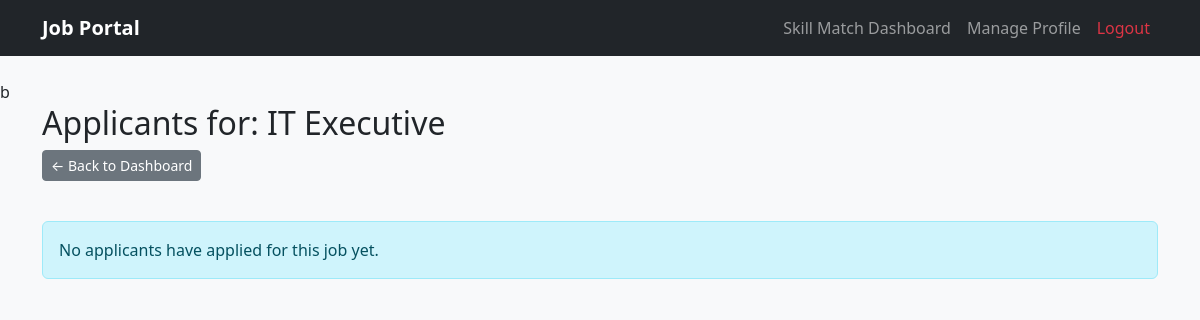
/job/applicants/3/ (signed in), run on an earlier commit of the app's database.
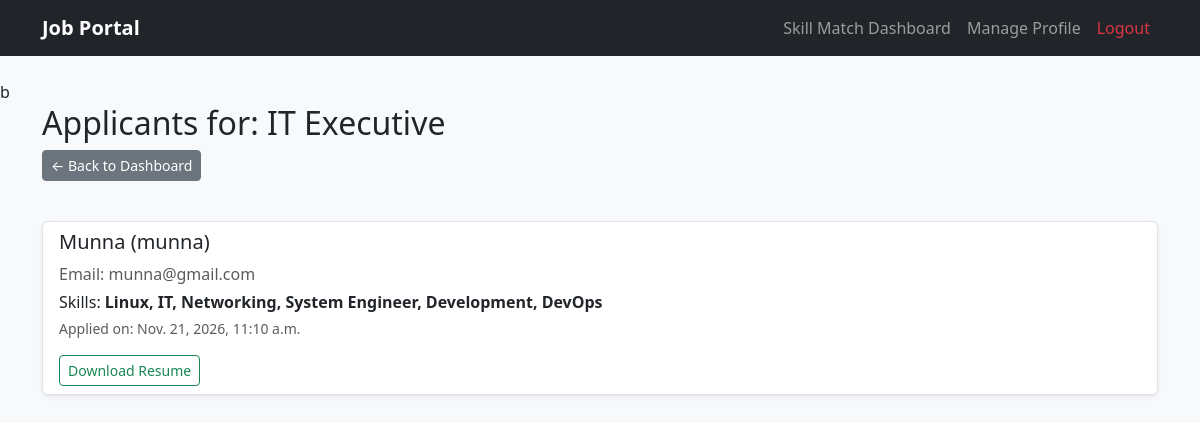
And on a later commit of the database.
### Job_Portal/models.py (models this page shows, shortened)
class JobApplication(models.Model):
    job = models.ForeignKey(Job, on_delete=models.CASCADE, related_name='applications')
    jobseeker = models.ForeignKey(User, on_delete=models.CASCADE, related_name='applications')
    applied_at = models.DateTimeField(auto_now_add=True)

class UserProfile(models.Model):
  USER_TYPES = [
      ('jobseeker', 'Jobseeker'),
      ('recruiter', 'Recruiter'),
  ]
  user = models.OneToOneField(User, on_delete=models.CASCADE)
  user_type = models.CharField(max_length=20, choices=USER_TYPES, default='jobseeker')
  display_name = models.CharField(max_length=100, blank=True, null=True)
  profile_picture = models.ImageField(
      upload_to='profiles/', blank=True, null=True
  )
  phone_number = models.CharField(max_length=20, blank=True, null=True)
  location = models.CharField(max_length=100, blank=True, null=True)
  website = models.URLField(blank=True, null=True)
  bio = models.TextField(blank=True, null=True)
  company_info = models.TextField(blank=True, null=True)
  skills_set = models.TextField(blank=True, null=True)
  resume = models.FileField(upload_to='resumes/', blank=True, null=True)

### Job_Portal/views.py (the view)
# urls.py: path('job/applicants/<int:job_id>/', views.job_applicants_view, name='job_applicants'),
@login_required
def job_applicants_view(request, job_id):
    job = get_object_or_404(Job, id=job_id, recruiter=request.user)
    applications = JobApplication.objects.filter(job=job)
    return render(request, 'job_applicants.html', {'job': job, 'applications': applications})

### templates/job_applicants.html
{% extends 'base.html' %}
{% block content %}
<div class="row">
    <div class="col-md-12 mb-4">
        <h2>Applicants for: {{ job.title }}</h2>
        <a href="{% url 'dashboard' %}" class="btn btn-sm btn-secondary mb-3">&larr; Back to Dashboard</a>
    </div>
    <div class="col-md-12">
        <div class="list-group">
            {% for app in applications %}
                <div class="list-group-item mb-3 shadow-sm">
                    <h5>{{ app.jobseeker.userprofile.display_name }} ({{ app.jobseeker.username }})</h5>
                    <p class="mb-1 text-muted">Email: {{ app.jobseeker.email }}</p>
                    <p class="mb-1">Skills: <strong>{{ app.jobseeker.userprofile.skills_set }}</strong></p>
                    <p class="text-muted small">Applied on: {{ app.applied_at }}</p>
                    {% if app.jobseeker.userprofile.resume %}
                        <a href="{{ app.jobseeker.userprofile.resume.url }}" class="btn btn-sm btn-outline-success" target="_blank">Download Resume</a>
                    {% else %}
                        <span class="text-danger small">No resume uploaded</span>
                    {% endif %}
                </div>
            {% empty %}
                <div class="alert alert-info">No applicants have applied for this job yet.</div>
            {% endfor %}
        </div>
    </div>
</div>
{% endblock %}

What changed in the data, as far as the page shows it:
added JobApplication: jobseeker.userprofile.display_name "Munna", jobseeker.username "munna", jobseeker.email "munna@gmail.com", jobseeker.userprofile.skills_set "Linux, IT, Networking, System Engineer, Development, DevOps", applied_at "Nov. 21, 2026, 11:10 a.m."
Also different on the page:
text no longer shown: "No applicants have applied for this job yet."
